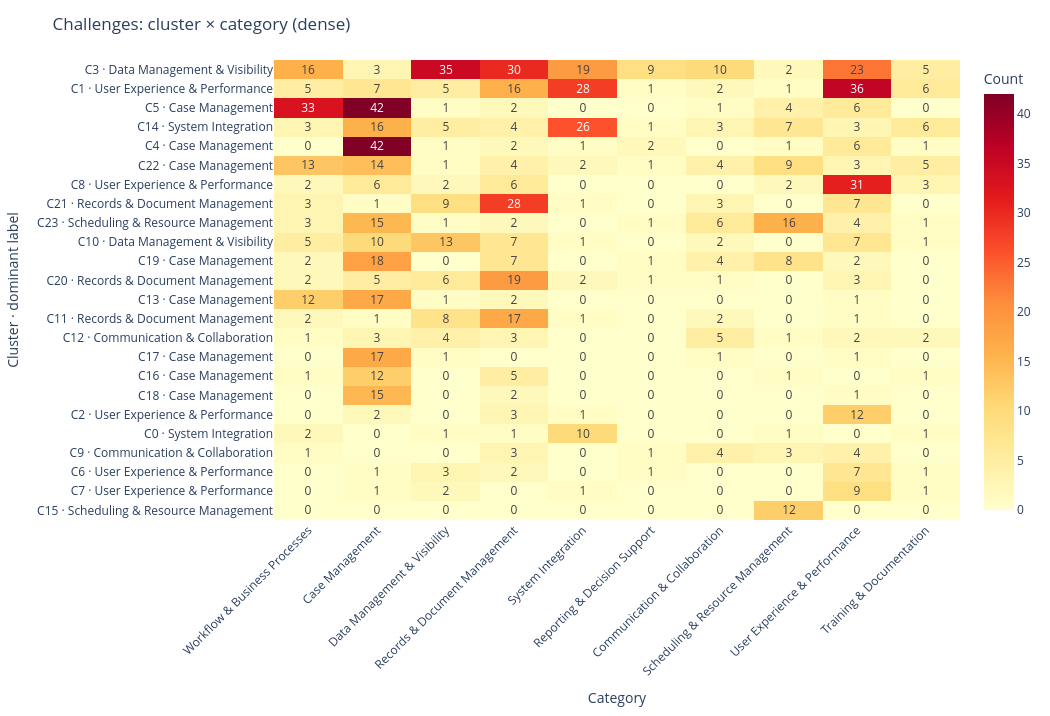

Notebook code cell kept with this figure:
### Markdown cell above
## 6. Category heatmaps

- **Dense cluster × category** — each cluster is its own row (id + dominant label),
  columns are the per-record `Category`; diagonal-heavy rows are pure clusters.
- **Interactive focus group × final category** — click-free drill-down further down.

### Code cell
# Dense heatmap: each cluster (row) × per-record Category (column).
# Two labels per record (Cluster_Label + Category) spread challenges across more
# cells, so the grid is denser than a focus-group × category view.
cc = df[df["Cluster"] != -1].copy()
cc["Cluster · label"] = "C" + cc["Cluster"].astype(str) + " · " + cc["Cluster_Label"]
heatmap_df = pd.crosstab(cc["Cluster · label"], cc["Category"])
heatmap_df = heatmap_df.reindex(columns=[c for c in CATEGORY_ORDER if c in heatmap_df.columns])
heatmap_df = heatmap_df.loc[heatmap_df.sum(axis=1).sort_values(ascending=False).index]
fig_heatmap = px.imshow(
    heatmap_df,
    labels=dict(x="Category", y="Cluster · dominant label", color="Count"),
    color_continuous_scale="YlOrRd", text_auto=True, aspect="auto",
)
fig_heatmap.update_layout(
    title="Challenges: cluster × category (dense)",
    height=max(600, 24 * len(heatmap_df) + 140), width=1050,
    xaxis_tickangle=-45, template="plotly_white",
)
fig_heatmap.show()

### Figure 1 — Plotly figure (JSON) as saved in the notebook; plotly's stock layout.template omitted (floating-point values rounded to 4 significant figures; data arrays with more than 128 entries replaced by an {"elided": "..."} marker saying what was removed)
{"data": [{"coloraxis": "coloraxis", "hovertemplate": "Category: %{x}<br>Cluster · dominant label: %{y}<br>Count: %{z}<extra></extra>", "name": "0", "texttemplate": "%{z}", "type": "heatmap", "x": ["Workflow & Business Processes", "Case Management", "Data Management & Visibility", "Records & Document Management", "System Integration", "Reporting & Decision Support", "Communication & Collaboration", "Scheduling & Resource Management", "User Experience & Performance", "Training & Documentation"], "xaxis": "x", "y": ["C3 · Data Management & Visibility", "C1 · User Experience & Performance", "C5 · Case Management", "C14 · System Integration", "C4 · Case Management", "C22 · Case Management", "C8 · User Experience & Performance", "C21 · Records & Document Management", "C23 · Scheduling & Resource Management", "C10 · Data Management & Visibility", "C19 · Case Management", "C20 · Records & Document Management", "C13 · Case Management", "C11 · Records & Document Management", "C12 · Communication & Collaboration", "C17 · Case Management", "C16 · Case Management", "C18 · Case Management", "C2 · User Experience & Performance", "C0 · System Integration", "C9 · Communication & Collaboration", "C6 · User Experience & Performance", "C7 · User Experience & Performance", "C15 · Scheduling & Resource Management"], "yaxis": "y", "z": {"elided": "24x10 int values"}}], "layout": {"coloraxis": {"autocolorscale": false, "colorbar": {"title": {"text": "Count"}}, "colorscale": [[0, "rgb(255,255,204)"], [0.125, "rgb(255,237,160)"], [0.25, "rgb(254,217,118)"], [0.375, "rgb(254,178,76)"], [0.5, "rgb(253,141,60)"], [0.625, "rgb(252,78,42)"], [0.75, "rgb(227,26,28)"], [0.875, "rgb(189,0,38)"], [1, "rgb(128,0,38)"]]}, "height": 716, "margin": {"t": 60}, "title": {"text": "Challenges: cluster × category (dense)"}, "width": 1050, "xaxis": {"anchor": "y", "domain": [0, 1], "tickangle": -45, "title": {"text": "Category"}}, "yaxis": {"anchor": "x", "autorange": "reversed", "domain": [0, 1], "title": {"text": "Cluster · dominant label"}}}}
